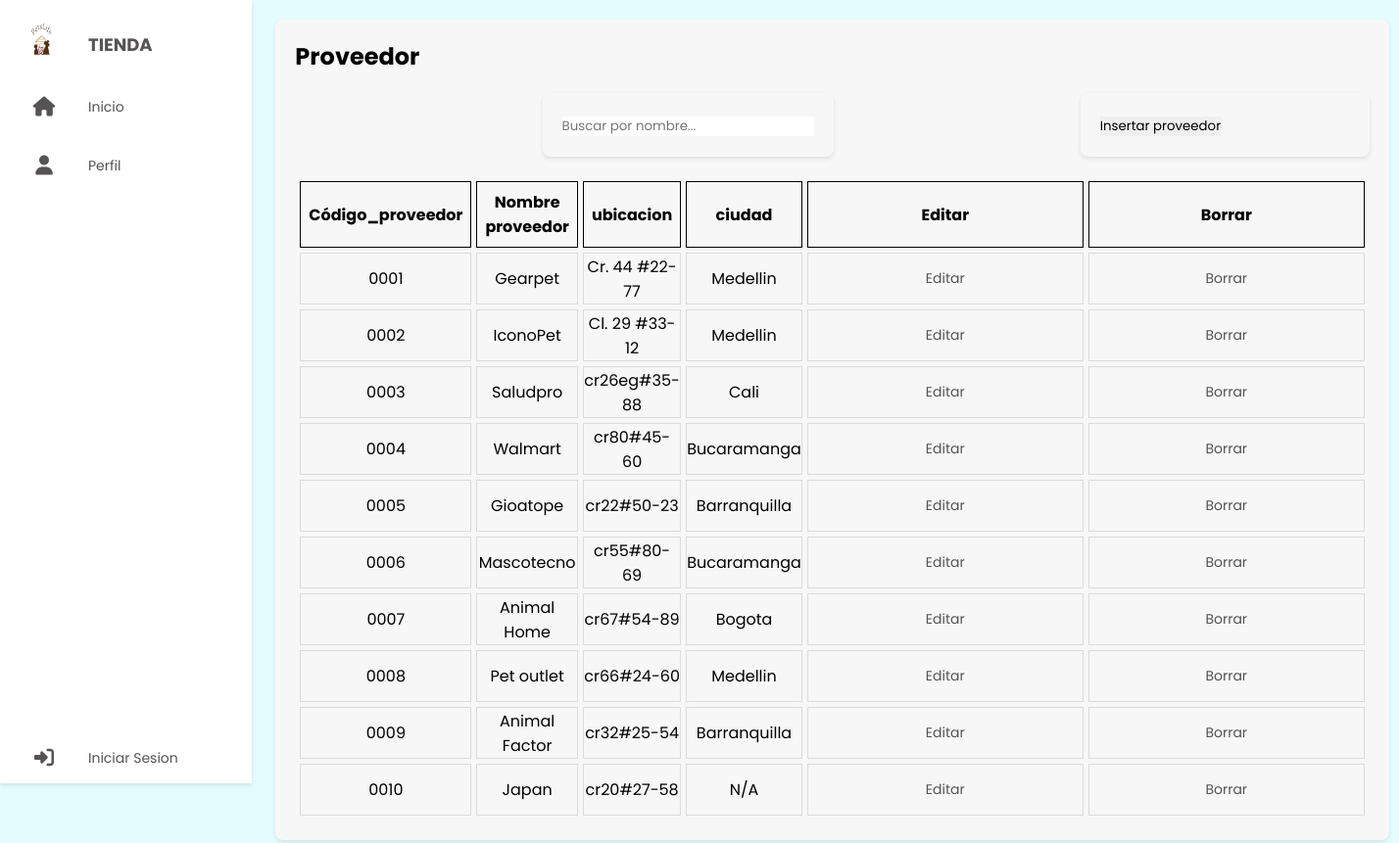
The page /crud/read/readProveedor.php on the database its author committed.
### tables this page shows
CREATE TABLE `proveedor` (
  `id_proveedor` varchar(4) NOT NULL,
  `nombre` varchar(40) NOT NULL,
  `ubicacion` varchar(30) NOT NULL,
  `ciudad` varchar(4) NOT NULL,
  PRIMARY KEY (`id_proveedor`),
  KEY `proveedor_ibfk_1` (`ciudad`),
  CONSTRAINT `proveedor_ibfk_1` FOREIGN KEY (`ciudad`) REFERENCES `ciudad` (`id_ciudad`)
);

CREATE TABLE `ciudad` (
  `id_ciudad` varchar(4) NOT NULL,
  `nombre` varchar(40) NOT NULL,
  PRIMARY KEY (`id_ciudad`)
);

### crud/read/readProveedor.php (the view, shortened to what this page needs)
<!DOCTYPE html>
<html>
<head>
  <link rel="stylesheet" href="../../styles/style.css">
  <link rel="stylesheet" href="https://cdnjs.cloudflare.com/ajax/libs/font-awesome/5.15.4/css/all.min.css"/>
</head>
<body>
<?php
  include_once "../../components/sidebarCruds.php";
?>
  <div class="container">
  <form id="forma" name="forma" action="readProveedor.php">
    <section class="main">
      <div class="main-top">
        <h1>Proveedor</h1>
        </div>
        <div class="main-skills">
        <div class="main">
        <input type='text' id='buscar' name='buscar' placeholder='Buscar por nombre...'>
        </div>
        <div class="main">
        <input type="button" onclick="location.href='../insert/insertarProveedor.php'" value="Insertar proveedor">
        </div>
        </div>
        <div class="main-skills">
        <?php
            $mysql_host = 'localhost';
            $mysql_user = 'root';
            $password = '';
            $dbhandle = mysqli_connect($mysql_host, $mysql_user, $password) or die('Problemas de conexion con BD');
            if (empty($_GET['buscar'])){
                $result = mysqli_query($dbhandle," select a.id_proveedor a, a.nombre b, a.ubicacion c, b.nombre d from proveedor a, ciudad b where a.ciudad=b.id_ciudad ORDER BY a.id_proveedor ASC ;") or die( mysqli_error($dbhandle));
            }
            echo "<table>";
            echo "<tr><th>Código_proveedor</th>
            <th>Nombre proveedor</th>
            <th>ubicacion</th>
            <th>ciudad</th>
            <th>Editar</th>
            <th>Borrar</th>";
            while($row = mysqli_fetch_array($result, MYSQLI_ASSOC))
                {
                    echo "<tr>";
                    echo "<td>".$row['a']."</td>";
    		            echo "<td>".$row['b']."</td>";
    		            echo "<td>".$row['c']."</td>";
    		            echo "<td>".$row['d']."</td>";
                    echo "<td><a href='../edit/editarProveedor.php?code=".$row['a']."'>Editar</a></td>";
                    echo "<td><a href='#' onclick='preguntar(\"".$row['a']."\")'>Borrar</a></td>";
                    echo "</tr>\n";
                };
            echo "</table>
            <br>
            <br>";
        ?>
        </div>
      </div>
</body>
</html>

### styles/style.css (style rules this page uses)
* { margin: 0; padding: 0; outline: none; border: none; text-decoration: none; box-sizing: border-box; font-family: "Poppins", sans-serif; }
body { margin: 0; padding: 0; display: flex; background-color: #e4fdfc; }
.container { display: flex; }
.container { width: 82%; padding: 20px; }
.main { margin-left: 23%; background-color: #f7f7f7; padding: 20px; border-radius: 8px; box-shadow: 0 2px 4px rgba(0, 0, 0, 0.1); }
a { position: relative; color: rgb(85, 83, 83); font-size: 14px; display: table; width: 280px; padding: 10px; }
.main { position: relative; padding: 20px; width: 100%; }
.main input[type='text'], .main button { display: inline-block; }
.main-top { display: flex; width: 100%; }
.main-skills { display: flex; margin-top: 20px; }
.main-skills td { width:auto; text-align: center; }

### crud/read/readProveedor.php (style rules this page uses)
body { margin: 0; padding: 0; display: flex; }
.container { width: 82%; padding: 20px; }
.main { background-color: #f7f7f7; padding: 20px; border-radius: 8px; box-shadow: 0 2px 4px rgba(0, 0, 0, 0.1); }
table { border-spacing: 5px; }
td { border: 1px solid #DADBDB; }
th { border: 1px solid ; padding: 0.5rem; }

### rows shown on the page
proveedor: id_proveedor "0001", nombre "Gearpet", ubicacion "Cr. 44 #22-77", ciudad.nombre "Medellin"
proveedor: id_proveedor "0002", nombre "IconoPet", ubicacion "Cl. 29 #33-12", ciudad.nombre "Medellin"
proveedor: id_proveedor "0003", nombre "Saludpro", ubicacion "cr26eg#35-88", ciudad.nombre "Cali"
proveedor: id_proveedor "0004", nombre "Walmart", ubicacion "cr80#45-60", ciudad.nombre "Bucaramanga"
proveedor: id_proveedor "0005", nombre "Gioatope", ubicacion "cr22#50-23", ciudad.nombre "Barranquilla"
proveedor: id_proveedor "0006", nombre "Mascotecno", ubicacion "cr55#80-69", ciudad.nombre "Bucaramanga"
proveedor: id_proveedor "0007", nombre "Animal Home", ubicacion "cr67#54-89", ciudad.nombre "Bogota"
proveedor: id_proveedor "0008", nombre "Pet outlet", ubicacion "cr66#24-60", ciudad.nombre "Medellin"
proveedor: id_proveedor "0009", nombre "Animal Factor", ubicacion "cr32#25-54", ciudad.nombre "Barranquilla"
proveedor: id_proveedor "0010", nombre "Japan", ubicacion "cr20#27-58", ciudad.nombre "N/A"
